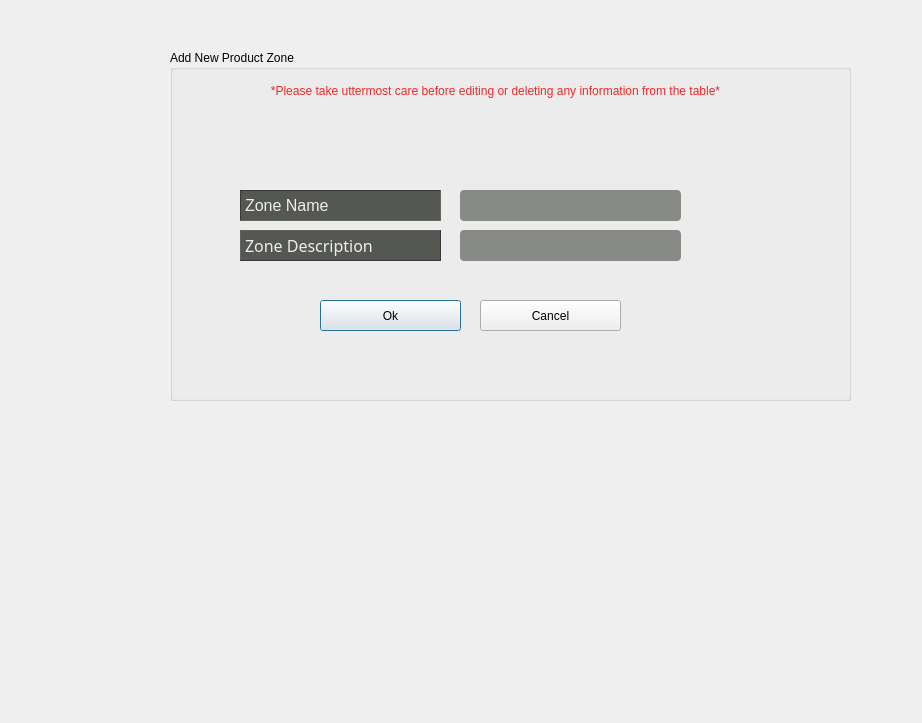
<?xml version="1.0" encoding="UTF-8"?>
<ui version="4.0">
 <class>AddProductZone</class>
 <widget class="QDialog" name="AddProductZone">
  <property name="geometry">
   <rect>
    <x>0</x>
    <y>0</y>
    <width>922</width>
    <height>723</height>
   </rect>
  </property>
  <property name="windowTitle">
   <string>Dialog</string>
  </property>
  <widget class="QLabel" name="label_2">
   <property name="geometry">
    <rect>
     <x>40</x>
     <y>-20</y>
     <width>881</width>
     <height>741</height>
    </rect>
   </property>
   <property name="styleSheet">
    <string notr="true">border-image: url(:/resources/background/picklit.jpg);</string>
   </property>
   <property name="text">
    <string/>
   </property>
  </widget>
  <widget class="QLabel" name="label">
   <property name="geometry">
    <rect>
     <x>70</x>
     <y>10</y>
     <width>101</width>
     <height>101</height>
    </rect>
   </property>
   <property name="styleSheet">
    <string notr="true">border-image: url(:/resources/icons/Logo2.png);</string>
   </property>
   <property name="text">
    <string/>
   </property>
  </widget>
  <widget class="QGroupBox" name="groupBox">
   <property name="geometry">
    <rect>
     <x>170</x>
     <y>50</y>
     <width>681</width>
     <height>351</height>
    </rect>
   </property>
   <property name="title">
    <string>Add New Product Zone</string>
   </property>
   <widget class="QLabel" name="lbl_username">
    <property name="geometry">
     <rect>
      <x>70</x>
      <y>180</y>
      <width>201</width>
      <height>31</height>
     </rect>
    </property>
    <property name="font">
     <font>
      <family>Vemana2000</family>
      <pointsize>12</pointsize>
     </font>
    </property>
    <property name="styleSheet">
     <string notr="true">background-color: rgb(85, 87, 83);
color: rgb(238, 238, 236);</string>
    </property>
    <property name="frameShape">
     <enum>QFrame::Panel</enum>
    </property>
    <property name="frameShadow">
     <enum>QFrame::Raised</enum>
    </property>
    <property name="text">
     <string>Zone Description</string>
    </property>
   </widget>
   <widget class="QLabel" name="lbl_phone">
    <property name="geometry">
     <rect>
      <x>70</x>
      <y>140</y>
      <width>201</width>
      <height>31</height>
     </rect>
    </property>
    <property name="font">
     <font>
      <pointsize>12</pointsize>
     </font>
    </property>
    <property name="styleSheet">
     <string notr="true">background-color: rgb(85, 87, 83);
color: rgb(238, 238, 236);</string>
    </property>
    <property name="frameShape">
     <enum>QFrame::Panel</enum>
    </property>
    <property name="frameShadow">
     <enum>QFrame::Sunken</enum>
    </property>
    <property name="text">
     <string>Zone Name</string>
    </property>
   </widget>
   <widget class="QPushButton" name="btnApply">
    <property name="geometry">
     <rect>
      <x>150</x>
      <y>250</y>
      <width>141</width>
      <height>31</height>
     </rect>
    </property>
    <property name="text">
     <string>Ok</string>
    </property>
    <property name="icon">
     <iconset resource="resources.qrc">
      <normaloff>:/resources/icons/interface.png</normaloff>:/resources/icons/interface.png</iconset>
    </property>
    <property name="iconSize">
     <size>
      <width>24</width>
      <height>24</height>
     </size>
    </property>
   </widget>
   <widget class="QPushButton" name="btnCancel">
    <property name="geometry">
     <rect>
      <x>310</x>
      <y>250</y>
      <width>141</width>
      <height>31</height>
     </rect>
    </property>
    <property name="text">
     <string>Cancel</string>
    </property>
    <property name="icon">
     <iconset resource="resources.qrc">
      <normaloff>:/resources/icons/signs (2).png</normaloff>:/resources/icons/signs (2).png</iconset>
    </property>
    <property name="iconSize">
     <size>
      <width>24</width>
      <height>24</height>
     </size>
    </property>
   </widget>
   <widget class="QLabel" name="label_11">
    <property name="geometry">
     <rect>
      <x>10</x>
      <y>30</y>
      <width>631</width>
      <height>21</height>
     </rect>
    </property>
    <property name="styleSheet">
     <string notr="true">font: 57 11pt &quot;Ubuntu&quot;;
color: rgb(239, 41, 41);
</string>
    </property>
    <property name="text">
     <string>*Please take uttermost care before editing or deleting any information from the table*</string>
    </property>
    <property name="alignment">
     <set>Qt::AlignCenter</set>
    </property>
   </widget>
   <widget class="QLineEdit" name="leZone">
    <property name="geometry">
     <rect>
      <x>290</x>
      <y>140</y>
      <width>221</width>
      <height>31</height>
     </rect>
    </property>
    <property name="styleSheet">
     <string notr="true">border-radius: 4px;
background-color: rgb(136, 138, 133);</string>
    </property>
   </widget>
   <widget class="QLineEdit" name="leZoneDescription">
    <property name="geometry">
     <rect>
      <x>290</x>
      <y>180</y>
      <width>221</width>
      <height>31</height>
     </rect>
    </property>
    <property name="styleSheet">
     <string notr="true">border-radius: 4px;
background-color: rgb(136, 138, 133);</string>
    </property>
   </widget>
  </widget>
 </widget>
 <resources>
  <include location="resources.qrc"/>
 </resources>
 <connections/>
</ui>
